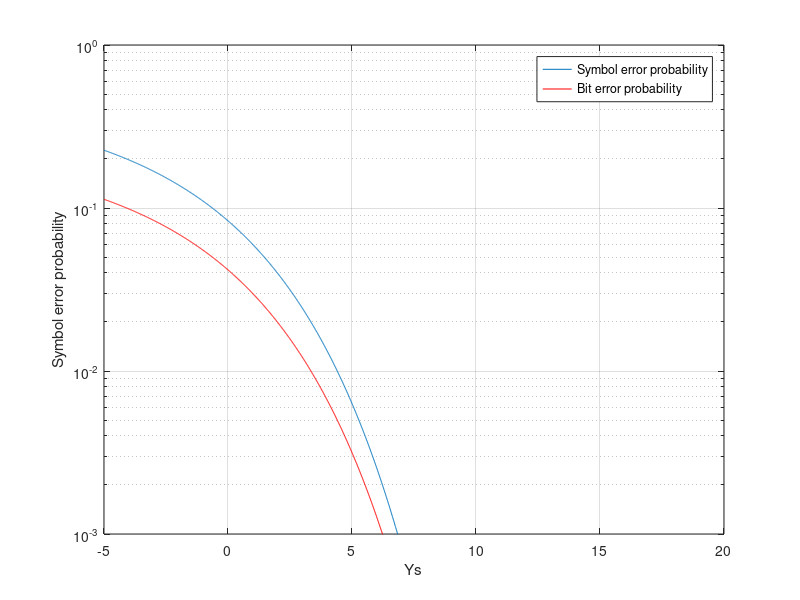

Recreate this plot in MATLAB.

M = 4;
k = 2;
SNR_DB=-5:0.01:20;
snr= 10.^(SNR_DB/10); %linealization

argum = sqrt((3/(M-1))*snr);
Q = erfc(argum)/sqrt(2);
csp = (1-(1/M))*Q;
cbp=csp/k;

figure(4);
semilogy(SNR_DB,csp); hold on; semilogy(SNR_DB,cbp,'-r');

xlabel('Ys');
ylabel('Symbol error probability');
legend('Symbol error probability','Bit error probability')
axis([-5 max(SNR_DB) 10e-4 1]);
grid on;